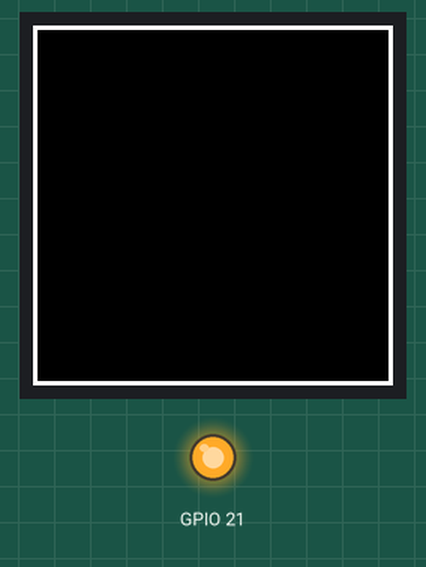
The sketch below on a simulated ESP32. Parts: 240×240 colour display, output pins drawn as LEDs (lit = HIGH). What the sketch prints to the serial monitor is not drawn.

Above: at 0.6 s.
At 3.7 s:
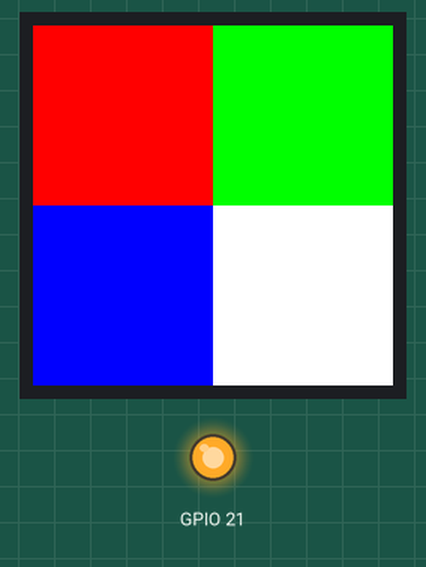
At 7.7 s:
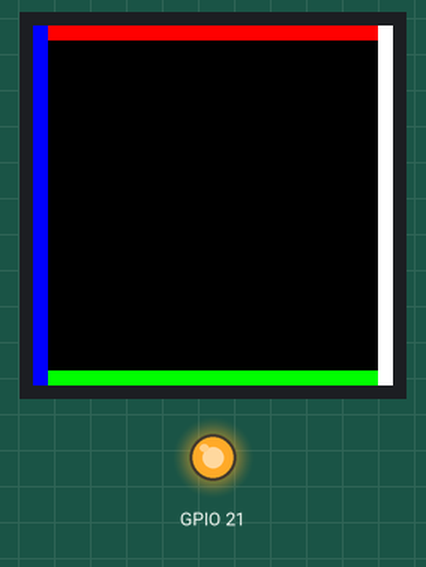

The sketch:

test_c_tft_espi.ino
```cpp
// Test C -- TFT_eSPI (ST7789_DRIVER, hardware SPI), simplified physical
// geometry test (round 2). No pre-made CYD2USB config exists in the
// installed TFT_eSPI@2.5.43 (confirmed by search, see
// DISPLAY_DRIVER_MATRIX.md) -- config is from-scratch via
// compiler.cpp.extra_flags (build_and_flash.sh), not by editing the
// shared library's User_Setup.h. Minimal: no WiFi/HTTP/screenshot/
// text/custom font.
//
// SPI frequency: 20MHz (conservative -- geometry/controller first, not
// max performance, per instruction). See build_and_flash.sh.

#include <SPI.h>
#include <TFT_eSPI.h>

TFT_eSPI tft = TFT_eSPI();

static void logAllRotationGeometry() {
  for (uint8_t r = 0; r < 4; r++) {
    tft.setRotation(r);
    Serial.printf("[TEST_C][GEOM] rotation=%d width=%d height=%d\n", r, tft.width(), tft.height());
  }
}

static void pattern1Border(int16_t w, int16_t h) {
  tft.fillScreen(TFT_BLACK);
  for (int t = 0; t < 3; t++) tft.drawRect(t, t, w - 2 * t, h - 2 * t, TFT_WHITE);
  Serial.printf("[TEST_C] Pattern1: 3px border, 0,0,%d,%d\n", w, h);
  delay(3000);
}

static void pattern2Quadrants(int16_t w, int16_t h) {
  int16_t hw = w / 2, hh = h / 2;
  tft.fillRect(0, 0, hw, hh, TFT_RED);
  tft.fillRect(hw, 0, w - hw, hh, TFT_GREEN);
  tft.fillRect(0, hh, hw, h - hh, TFT_BLUE);
  tft.fillRect(hw, hh, w - hw, h - hh, TFT_WHITE);
  Serial.printf("[TEST_C] Pattern2: quadrants (halves %d/%d x %d/%d)\n", hw, w - hw, hh, h - hh);
  delay(4000);
}

static void pattern3EdgeStrips(int16_t w, int16_t h) {
  tft.fillScreen(TFT_BLACK);
  const int16_t t = 10;
  tft.fillRect(0, 0, w, t, TFT_RED);
  tft.fillRect(0, h - t, w, t, TFT_GREEN);
  tft.fillRect(0, 0, t, h, TFT_BLUE);
  tft.fillRect(w - t, 0, t, h, TFT_WHITE);
  Serial.printf("[TEST_C] Pattern3: edge strips, t=%d\n", t);
  delay(4000);
}

void setup() {
  Serial.begin(115200);
  delay(300);
  Serial.println();
  Serial.println("[TEST_C] TFT_eSPI (ST7789_DRIVER, hardware SPI) -- simplified geometry test");
#ifdef TFT_CS
  Serial.printf("[TEST_C] pins (from build defines): CS=%d DC=%d MOSI=%d SCLK=%d MISO=%d RST=%d\n",
    TFT_CS, TFT_DC, TFT_MOSI, TFT_SCLK, TFT_MISO, TFT_RST);
#endif
#ifdef TFT_WIDTH
  Serial.printf("[TEST_C][GEOM] configured native panel TFT_WIDTH=%d TFT_HEIGHT=%d (NOT 240x240)\n", TFT_WIDTH, TFT_HEIGHT);
#endif
#ifdef SPI_FREQUENCY
  Serial.printf("[TEST_C] SPI_FREQUENCY=%ld\n", (long)SPI_FREQUENCY);
#endif

  pinMode(21, OUTPUT);
  digitalWrite(21, HIGH);

  tft.init();
  Serial.printf("[TEST_C][GEOM] xStart=0 yStart=0 (no offset override passed -- TFT_eSPI ST7789 driver defaults to 0/0 for a 240x320 panel)\n");
  Serial.printf("[TEST_C][GEOM] after init: tft.width()=%d tft.height()=%d (rotation 0)\n", tft.width(), tft.height());

  logAllRotationGeometry();
}

void loop() {
  const uint8_t rotations[] = {1, 3};
  for (uint8_t i = 0; i < 2; i++) {
    uint8_t rot = rotations[i];
    tft.setRotation(rot);
    int16_t w = tft.width(), h = tft.height();
    Serial.printf("\n[TEST_C] ==== rotation=%d width=%d height=%d ====\n", rot, w, h);
    pattern1Border(w, h);
    pattern2Quadrants(w, h);
    pattern3EdgeStrips(w, h);
  }
}
```

Measured:
- by itself, everything shown: repeats every 11.2 s, in 3 steps
- what the display in image 0 shows lasts 3.0 s, from 0.6 s to 3.6 s
- what the display in image 1 shows lasts 4.1 s, from 3.6 s to 7.7 s
